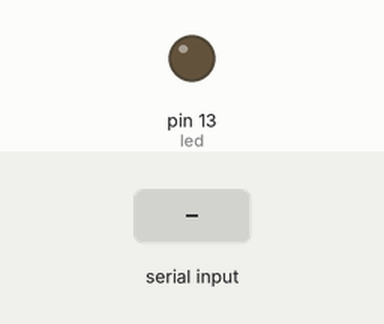
This sketch was run on a simulated Arduino Uno, built with avr-gcc and run on an emulated ATmega328P. Shown: output pins drawn as LEDs (lit = HIGH). The test bench sets the inputs (shaded band). What the sketch prints to the serial monitor is not drawn.

Above: at 1.2 s.
1.3 s: "1\n" received over Serial
At 1.8 s:
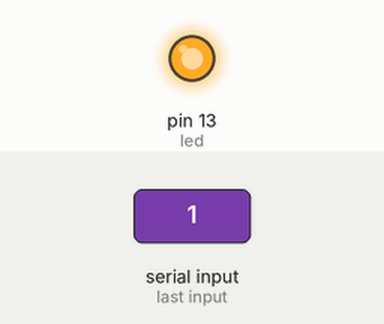
Timing chart, 0 to 4.3 s (numbered marks = the images above; inputs shaded):
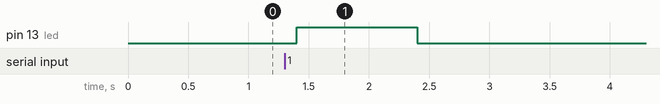

The sketch:

serialRead.ino
```cpp
int val = 0;
int led = 13;

void setup()
{
	Serial.begin(9600);
	pinMode(led, OUTPUT);
}
void loop()
{
    Serial.println("go");
	delay(100);
}
void serialEvent() // To check if there is any data on the Serial line
{
	while (Serial.available())
	{
		val = Serial.parseInt();
		if(val == 1)   //Switch on the LED, if the received value is 1.
		{
			digitalWrite(led, HIGH);
		}
		else if(val == 0) //Switch off the LED, if the received value is 1.
		{
			digitalWrite(led, LOW);
		}
	}
Serial.println("Succesfully received.");
}
```

Measured:
- after the input at 1.3 s, pin 13 (led): LOW → HIGH after 0.10 s, → LOW 1.0 s later
